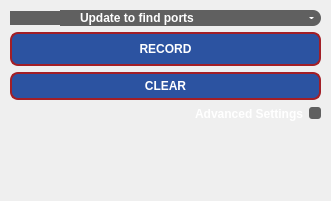
           <widget class="QFrame" name="record_config_area">
            <property name="enabled">
             <bool>true</bool>
            </property>
            <property name="geometry">
             <rect>
              <x>20</x>
              <y>370</y>
              <width>331</width>
              <height>201</height>
             </rect>
            </property>
            <property name="styleSheet">
             <string notr="true">QCheckBox{color:#FFFFFF;font:7pt&quot;DejaVu Sans&quot;;font-weight:bold;}QCheckBox::indicator{width:12px;height:12px;background-color:#606060;border-radius:3px;}QCheckBox::indicator:checked{background-color:#A21F27;}QLabel{color:#FFFFFF;font:7pt&quot;DejaVu Sans&quot;;font-weight:bold;}QLineEdit{border:#969696;background-color:#606060;border-radius:8px;color:#FFFFFF;font:7pt&quot;DejaVu Sans&quot;;font-weight:bold;}</string>
            </property>
            <widget class="QWidget" name="layoutWidget">
             <property name="geometry">
              <rect>
               <x>10</x>
               <y>10</y>
               <width>311</width>
               <height>151</height>
              </rect>
             </property>
             <layout class="QVBoxLayout" name="verticalLayout_5">
              <property name="sizeConstraint">
               <enum>QLayout::SetMaximumSize</enum>
              </property>
              <item>
               <layout class="QGridLayout" name="gridLayout_10">
                <property name="spacing">
                 <number>0</number>
                </property>
                <item row="0" column="0">
                 <widget class="QPushButton" name="usb_port">
                  <property name="maximumSize">
                   <size>
                    <width>50</width>
                    <height>16777215</height>
                   </size>
                  </property>
                  <property name="styleSheet">
                   <string notr="true">QPushButton{border-top-left-radius:8px;border-bottom-left-radius:8px;background-color:#606060;padding:0px}QPushButton:pressed{border:2px solid #A21F27;border-top-left-radius:8px;border-bottom-left-radius:8px;background-color:#A21F27;color:#FFFFFF;}QPushButton::!enabled{border:2px solid #969696;border-top-left-radius:8px;border-bottom-left-radius:8px;;background-color:#606060;color:#FFFFFF;font:7pt&quot;DejaVu Sans&quot;;font-weight:bold;}</string>
                  </property>
                  <property name="text">
                   <string/>
                  </property>
                  <property name="icon">
                   <iconset>
                    <normaloff>icon/nnc_update_button.png</normaloff>icon/nnc_update_button.png</iconset>
                  </property>
                 </widget>
                </item>
                <item row="0" column="1">
                 <widget class="QComboBox" name="usb_port_combobox">
                  <property name="cursor">
                   <cursorShape>PointingHandCursor</cursorShape>
                  </property>
                  <property name="toolTip">
                   <string>&lt;html&gt;&lt;head/&gt;&lt;body&gt;&lt;p&gt;Select which USB port is connected to the acquisition system (eg Arduino). If the list is empty, update it using the button on the left. Make sure the port selected is the correct one.&lt;/p&gt;&lt;/body&gt;&lt;/html&gt;</string>
                  </property>
                  <property name="styleSheet">
                   <string notr="true">QComboBox{color:#FFFFFF;font:7pt&quot;DejaVu Sans&quot;;font-weight:bold;background-color:#606060;border:0px;border-top-right-radius:8px;border-bottom-right-radius:8px;padding-left:20px;padding-right:20px;}QListView{color:#FFFFFF;font:7pt&quot;DejaVu Sans&quot;;font-weight:bold;background-color:#969696;border:0px;}QListView{color:#FFFFFF;font:7pt&quot;DejaVu Sans&quot;;font-weight:bold;background-color:#606060;border:0px;border-radius:6px;}QComboBox::drop-down{width:20px;border:5px;}QComboBox::down-arrow{border-left:2px solid none;border-right:2px solid none;border-top:2px solid #FFFFFF;width:0.5px;height:0.5px;border-radius:2px;}QComboBox::down-arrow:hover{background-color:#606060;border-left:2px solid none;border-right:2px solid none;border-top:2px solid #A21F27;width:0.5px;height:1px;border-radius:2px;}QAbstractItemView{border:2px solid #969696;selection-background-color:#2C53A1;}</string>
                  </property>
                  <property name="currentText">
                   <string notr="true">Update to find ports</string>
                  </property>
                  <property name="currentIndex">
                   <number>0</number>
                  </property>
                  <item>
                   <property name="text">
                    <string notr="true">Update to find ports</string>
                   </property>
                  </item>
                 </widget>
                </item>
               </layout>
              </item>
              <item>
               <layout class="QVBoxLayout" name="verticalLayout_4">
                <item>
                 <widget class="QPushButton" name="record_button">
                  <property name="cursor">
                   <cursorShape>PointingHandCursor</cursorShape>
                  </property>
                  <property name="toolTip">
                   <string>&lt;html&gt;&lt;head/&gt;&lt;body&gt;&lt;p&gt;Go to pre-view mode: Click to start acquiring signals in visualization mode. In this mode, the record is made but not stored so that the user can check the signals.&lt;/p&gt;&lt;/body&gt;&lt;/html&gt;</string>
                  </property>
                  <property name="styleSheet">
                   <string notr="true">QPushButton{border:2px solid #A21F27;border-radius:8px;background-color:#2C53A1;color:#FFFFFF;font:13pt&quot;DejaVu Sans&quot;;font-weight:bold;padding:8px}QPushButton:pressed{border:2px solid #A21F27;border-radius:8px;background-color:#A21F27;color:#FFFFFF;padding:8px}QPushButton::!enabled{border:2px solid #969696;border-radius:8px;background-color:#606060;color:#FFFFFF;font:7pt&quot;Helvetica&quot;;font-weight:bold;padding:8px;}</string>
                  </property>
                  <property name="text">
                   <string notr="true">RECORD</string>
                  </property>
                  <property name="checked">
                   <bool>false</bool>
                  </property>
                 </widget>
                </item>
                <item>
                 <widget class="QPushButton" name="clear_button">
                  <property name="cursor">
                   <cursorShape>PointingHandCursor</cursorShape>
                  </property>
                  <property name="toolTip">
                   <string>&lt;html&gt;&lt;head/&gt;&lt;body&gt;&lt;p&gt;Restores all settings.&lt;/p&gt;&lt;/body&gt;&lt;/html&gt;</string>
                  </property>
                  <property name="styleSheet">
                   <string notr="true">QPushButton{border:2px solid #A21F27;border-radius:8px;background-color:#2C53A1;color:#FFFFFF;font:8pt&quot;DejaVu Sans&quot;;font-weight:bold;padding:5px}QPushButton:pressed{border:2px solid #A21F27;border-radius:8px;background-color:#A21F27;color:#FFFFFF;padding:5px}QPushButton::!enabled{border:2px solid #969696;border-radius:8px;background-color:#606060;color:#FFFFFF;font:7pt&quot;Helvetica&quot;;font-weight:bold;padding:5px}</string>
                  </property>
                  <property name="text">
                   <string notr="true">CLEAR</string>
                  </property>
                 </widget>
                </item>
                <item>
                 <widget class="QCheckBox" name="advanced_checkbox">
                  <property name="toolTip">
                   <string>&lt;html&gt;&lt;head/&gt;&lt;body&gt;&lt;p&gt;Check this option and click on &amp;quot;Record&amp;quot; to open the advanced settings window for direct communication with the DAC chip.&lt;/p&gt;&lt;/body&gt;&lt;/html&gt;</string>
                  </property>
                  <property name="layoutDirection">
                   <enum>Qt::RightToLeft</enum>
                  </property>
                  <property name="text">
                   <string>Advanced Settings</string>
                  </property>
                 </widget>
                </item>
               </layout>
              </item>
             </layout>
            </widget>
           </widget>
